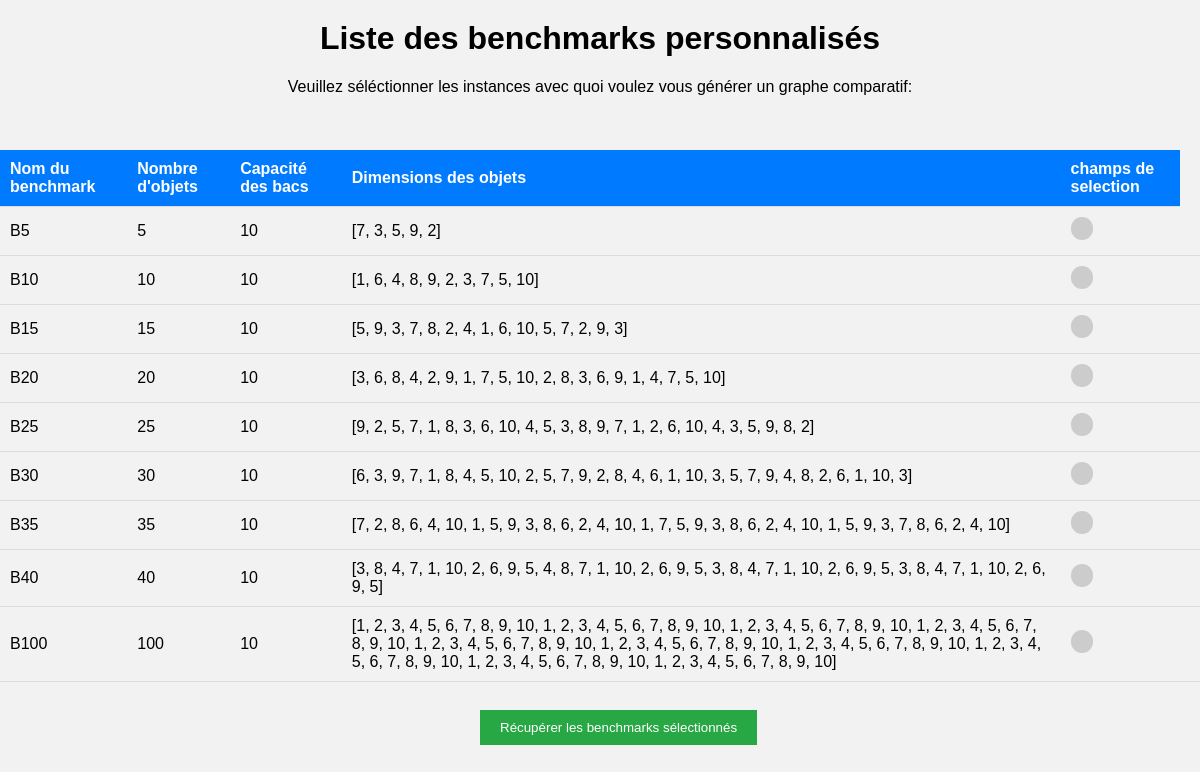
Screenshot of /ouvrir-base-de-donnees2 with the database file from the repository.
### tables this page shows
CREATE TABLE benchmarks_perso (
        nom TEXT PRIMARY KEY,
        nombre_objets INTEGER,
        capacite_bins INTEGER,
        taille_objets TEXT
    );

### app.py (the view)
@app.route('/ouvrir-base-de-donnees2')
def ouvrir_base_route2():
    parametre1 = request.args.get('parametre1')
    conn = ouvrir_base_de_donnees()  # Appel de la fonction qui ouvre la base de données
    if conn:
        try:
            cursor = conn.cursor()
            cursor.execute("SELECT * FROM benchmarks_perso")
            data_benchmarks_perso = cursor.fetchall()
            conn.close()
            print("Données extraites de la base de données (benchmarks_perso) :", data_benchmarks_perso)
            return render_template('afficher_benchmarks_pour_graphe1.html',  benchmarks_perso=data_benchmarks_perso ,parametre1=parametre1 )
        except Exception as e:
            return f"Erreur lors de la récupération des données : {e}"
    else:
        return "Erreur lors de l'ouverture de la base de données."

### app.py (called while the page is built)
def ouvrir_base_de_donnees():
    try:
        conn = sqlite3.connect(db_path)
        print("Base de données ouverte avec succès !")
        return conn
    except sqlite3.Error as e:
        print(f"Erreur lors de l'ouverture de la base de données : {e}")
        return None

### templates/afficher_benchmarks_pour_graphe1.html (shortened to what this page needs)
<!DOCTYPE html>
<html lang="en">
<head>
    <link rel="stylesheet" href="{{ url_for('static', filename='bdd.css') }}">
</head>
<body>
    <h1>Liste des benchmarks personnalisés</h1>
    <p style="text-align: center;">Veuillez séléctionner les instances avec quoi voulez vous générer un graphe comparatif:</p> <br>
    <table>
        <thead>
            <tr>
                <th>Nom du benchmark </th>
                <th>Nombre d'objets</th>
                <th>Capacité des bacs</th>
                <th>Dimensions des objets</th>
                <th>champs de selection</th>
            </tr>
        </thead>
        <tbody>
            {% for benchmark in benchmarks_perso %}
            <tr>
                <td>{{ benchmark[0] }}</td>
                <td>{{ benchmark[1] }}</td>
                <td>{{ benchmark[2] }}</td>
                <td>{{ benchmark[3] }}</td>
                <td><label class="container">
                    <div class="checkmark"></div>
                  </label></td>
                <td>
                </td>
            </tr>
            {% endfor %}
        </tbody>
    </table>
<BR>
    <button onclick="genererGraphe1()"  style="margin-left: 40%;">Récupérer les benchmarks sélectionnés</button>
    </body>
    </html>

### static/bdd.css (style rules this page uses)
body { font-family: Arial, sans-serif; margin: 0; padding: 0; background-color: #f2f2f2; }
h1 { text-align: center; margin-top: 20px; }
table { width: 100%; border-collapse: collapse; margin-top: 20px; position: relative; }
thead { background-color: #007bff; color: rgb(255, 255, 255); }
th, td { padding: 10px; text-align: left; border-bottom: 1px solid #ddd; }
label { display: block; margin-bottom: 5px; }
button { background-color: #28a745; color: white; border: none; padding: 10px 20px; cursor: pointer; margin-top: 10px; }

### templates/afficher_benchmarks_pour_graphe1.html (style rules this page uses)
.container { display: block; position: relative; cursor: pointer; font-size: 1.3rem; user-select: none; }
.checkmark { --clr: #32ca9a; position: relative; top: 0; left: 0; height: 1.1em; width: 1.1em; background-color: #ccc; border-radius: 50%; transition: 300ms; }
.checkmark:after { content: ""; position: absolute; display: none; }
.container .checkmark:after { left: 0.45em; top: 0.25em; width: 0.25em; height: 0.5em; border: solid #E0E0E2; border-width: 0 0.15em 0.15em 0; transform: rotate(45deg); }

### rows the page displays
benchmarks_perso: nom "B5", nombre_objets "5", capacite_bins "10", taille_objets "[7, 3, 5, 9, 2]"
benchmarks_perso: nom "B10", nombre_objets "10", capacite_bins "10", taille_objets "[1, 6, 4, 8, 9, 2, 3, 7, 5, 10]"
benchmarks_perso: nom "B15", nombre_objets "15", capacite_bins "10", taille_objets "[5, 9, 3, 7, 8, 2, 4, 1, 6, 10, 5, 7, 2, 9, 3]"
benchmarks_perso: nom "B20", nombre_objets "20", capacite_bins "10", taille_objets "[3, 6, 8, 4, 2, 9, 1, 7, 5, 10, 2, 8, 3, 6, 9, 1, 4, 7, 5, 10]"
benchmarks_perso: nom "B25", nombre_objets "25", capacite_bins "10", taille_objets "[9, 2, 5, 7, 1, 8, 3, 6, 10, 4, 5, 3, 8, 9, 7, 1, 2, 6, 10, 4, 3, 5, 9, 8, 2]"
benchmarks_perso: nom "B30", nombre_objets "30", capacite_bins "10", taille_objets "[6, 3, 9, 7, 1, 8, 4, 5, 10, 2, 5, 7, 9, 2, 8, 4, 6, 1, 10, 3, 5, 7, 9, 4, 8, 2, 6, 1, 10, 3]"
benchmarks_perso: nom "B35", nombre_objets "35", capacite_bins "10", taille_objets "[7, 2, 8, 6, 4, 10, 1, 5, 9, 3, 8, 6, 2, 4, 10, 1, 7, 5, 9, 3, 8, 6, 2, 4, 10, 1, 5, 9, 3, 7, 8, 6, 2, 4, 10]"
benchmarks_perso: nom "B40", nombre_objets "40", capacite_bins "10", taille_objets "[3, 8, 4, 7, 1, 10, 2, 6, 9, 5, 4, 8, 7, 1, 10, 2, 6, 9, 5, 3, 8, 4, 7, 1, 10, 2, 6, 9, 5, 3, 8, 4, 7, 1, 10, 2, 6, 9, 5]"
benchmarks_perso: nom "B100", nombre_objets "100", capacite_bins "10", taille_objets "[1, 2, 3, 4, 5, 6, 7, 8, 9, 10, 1, 2, 3, 4, 5, 6, 7, 8, 9, 10, 1, 2, 3, 4, 5, 6, 7, 8, 9, 10, 1, 2, 3, 4, 5, 6, 7, 8, 9, 10, 1, 2, 3, 4, 5, 6, 7, 8, 9, 10, 1, 2, 3, 4, 5, 6, 7, 8, 9, 10, 1, 2, 3, 4, 5, 6, 7, 8, 9, 10, 1, 2, 3, 4, 5, 6, 7, 8, 9, 10, 1, 2, 3, 4, 5, 6, 7, 8, 9, 10, 1, 2, 3, 4, 5, 6, 7, 8, 9, 10]"
